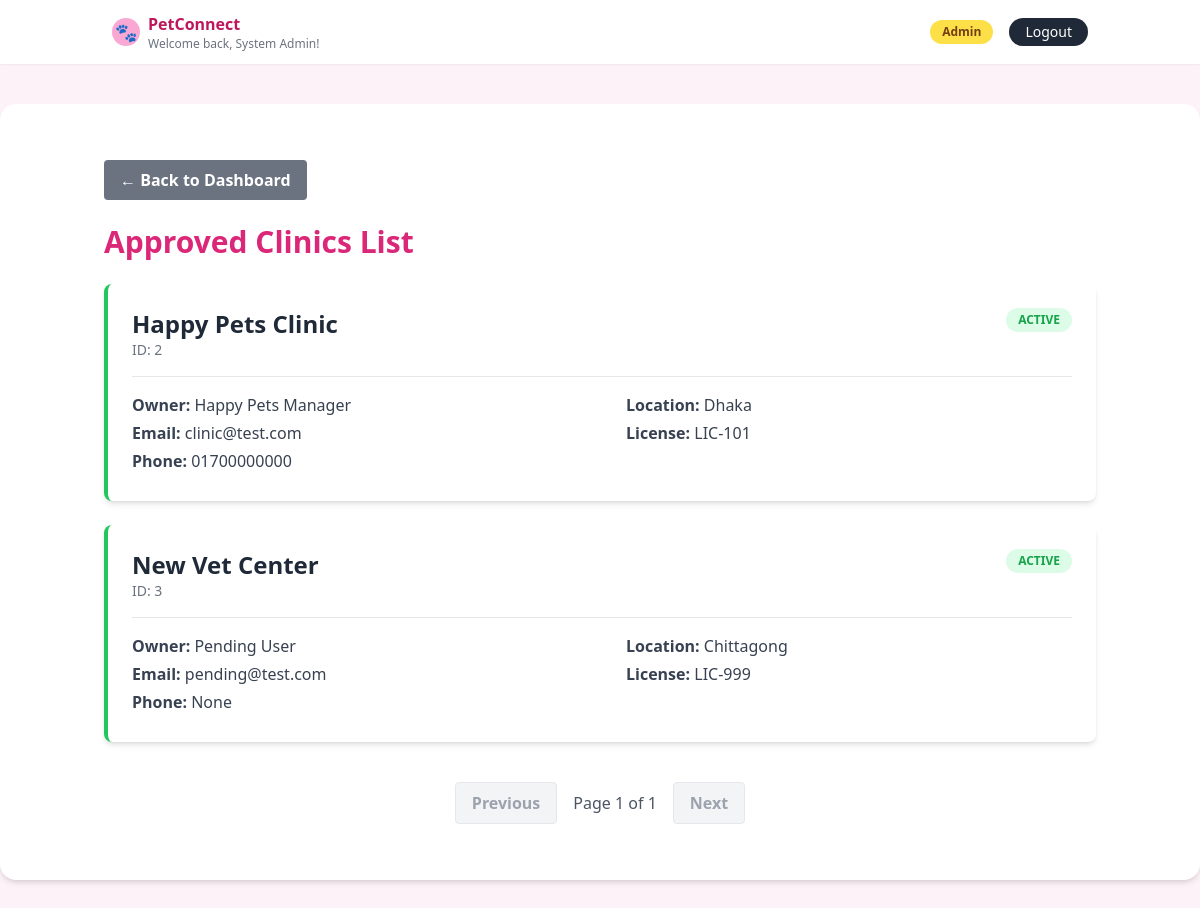
The app's page /admin/view_list/approved (signed in) with its own data.
### tables this page shows
CREATE TABLE users (
    id INTEGER PRIMARY KEY AUTOINCREMENT,
    name TEXT NOT NULL,
    email TEXT UNIQUE NOT NULL,
    phone TEXT,
    password_hash TEXT NOT NULL,
    role TEXT NOT NULL CHECK (role IN ('owner', 'clinic', 'admin')),
    clinic_name TEXT,
    clinic_location TEXT,
    clinic_license TEXT,
    is_verified INTEGER NOT NULL DEFAULT 0  -- 1 = verified clinic, 0 = pending
);

### app.py (the view)
@app.route('/admin/view_list/<status>')
def admin_view_list(status):
    if 'user_id' not in session or session.get('role') != 'admin':
        return redirect(url_for('login'))
    status_map = {'pending': 0, 'approved': 1, 'rejected': 2}
    if status not in status_map:
        flash("Invalid list type", "danger")
        return redirect(url_for('admin_dashboard'))
    ver_code = status_map[status]
    page = request.args.get('page', 1, type=int)
    per_page = 5
    offset = (page - 1) * per_page
    conn = get_db()
    users = conn.execute(
        'SELECT * FROM users WHERE role="clinic" AND is_verified=? LIMIT ? OFFSET ?',
        (ver_code, per_page, offset)
    ).fetchall()
    total_users = conn.execute(
        'SELECT COUNT(*) FROM users WHERE role="clinic" AND is_verified=?',
        (ver_code,)
    ).fetchone()[0]
    conn.close()
    total_pages = (total_users + per_page - 1) // per_page
    return render_template('admin_list_view.html',
                           users=users,
                           status=status,
                           page=page,
                           total_pages=total_pages)

### app.py (called while the page is built)
def get_db():
    conn = sqlite3.connect(app.config["DATABASE"])
    conn.row_factory = sqlite3.Row
    return conn

### templates/admin_list_view.html (shortened to what this page needs)
{% extends "base.html" %}
{% block content %}
<div class="container mx-auto px-4 py-8">
    <a href="{{ url_for('admin_dashboard') }}" class="inline-block bg-gray-500 hover:bg-gray-600 text-white font-bold py-2 px-4 rounded mb-6 transition">
        &larr; Back to Dashboard
    </a>
    <h2 class="text-3xl font-bold mb-6 capitalize text-pink-600">{{ status }} Clinics List</h2>
    {% if users %}
        <div class="grid gap-6">
            {% for user in users %}
            <div class="bg-white shadow-md rounded-lg p-6 border-l-4 {% if status == 'approved' %}border-green-500{% elif status == 'rejected' %}border-red-500{% else %}border-pink-500{% endif %}">
                <div class="flex justify-between items-start mb-4">
                    <div>
                        <h3 class="text-2xl font-bold text-gray-800">{{ user['clinic_name'] or user['name'] }}</h3>
                        <p class="text-sm text-gray-500">ID: {{ user['id'] }}</p>
                    </div>
                    <span class="px-3 py-1 rounded-full text-xs font-bold uppercase
                        {% if user['is_verified'] == 1 %}bg-green-100 text-green-600
                        {% elif user['is_verified'] == 2 %}bg-red-100 text-red-600
                        {% else %}bg-pink-100 text-pink-600{% endif %}">
                        {% if user['is_verified'] == 1 %}Active{% elif user['is_verified'] == 2 %}Declined{% else %}Needs Review{% endif %}
                    </span>
                </div>
                <div class="grid grid-cols-1 md:grid-cols-2 gap-x-12 gap-y-4 text-gray-700 border-t pt-4">
                    <div>
                        <p class="mb-1"><span class="font-bold">Owner:</span> {{ user['name'] }}</p>
                        <p class="mb-1 break-all"><span class="font-bold">Email:</span> {{ user['email'] }}</p>
                        <p class="mb-1"><span class="font-bold">Phone:</span> {{ user['phone'] }}</p>
                    </div>
                    <div>
                        <p class="mb-1"><span class="font-bold">Location:</span> {{ user['clinic_location'] or 'N/A' }}</p>
                        <p class="mb-1"><span class="font-bold">License:</span> {{ user['clinic_license'] or 'N/A' }}</p>
                    </div>
                </div>
            </div>
            {% endfor %}
        </div>
        <div class="flex justify-center items-center mt-10 space-x-4">
            {% if page > 1 %}
            <a href="{{ url_for('admin_view_list', status=status, page=page-1) }}" class="bg-white border border-gray-300 text-gray-700 font-bold py-2 px-4 rounded hover:bg-gray-100 transition">
                Previous
            </a>
            {% else %}
            <span class="bg-gray-100 border border-gray-200 text-gray-400 font-bold py-2 px-4 rounded cursor-not-allowed">
                Previous
            </span>
            {% endif %}
            <span class="text-gray-600 font-medium">Page {{ page }} of {{ total_pages }}</span>
            {% if page < total_pages %}
            <a href="{{ url_for('admin_view_list', status=status, page=page+1) }}" class="bg-white border border-gray-300 text-gray-700 font-bold py-2 px-4 rounded hover:bg-gray-100 transition">
                Next
            </a>
            {% else %}
            <span class="bg-gray-100 border border-gray-200 text-gray-400 font-bold py-2 px-4 rounded cursor-not-allowed">
                Next
            </span>
            {% endif %}
        </div>
    {% else %}
        <div class="bg-blue-50 border-l-4 border-blue-500 p-6 text-blue-700 rounded shadow-sm" role="alert">
            <p class="font-bold">No clinics found.</p>
            <p>There are no clinics in the {{ status }} category right now.</p>
        </div>
    {% endif %}
</div>
{% endblock %}

### records on screen
users: clinic_name "Happy Pets Clinic", id "2", is_verified "ACTIVE", name "Happy Pets Manager", email "clinic@test.com", phone "01700000000", clinic_location "Dhaka", clinic_license "LIC-101"
users: clinic_name "New Vet Center", id "3", is_verified "ACTIVE", name "Pending User", email "pending@test.com", phone "None", clinic_location "Chittagong", clinic_license "LIC-999"

### other values on screen
{{ session.get('user_name') }} "System Admin"
{{ session.get('role')|capitalize }} "Admin"
{{ status }} "Approved"
{{ page }} "1"
{{ total_pages }} "1"
